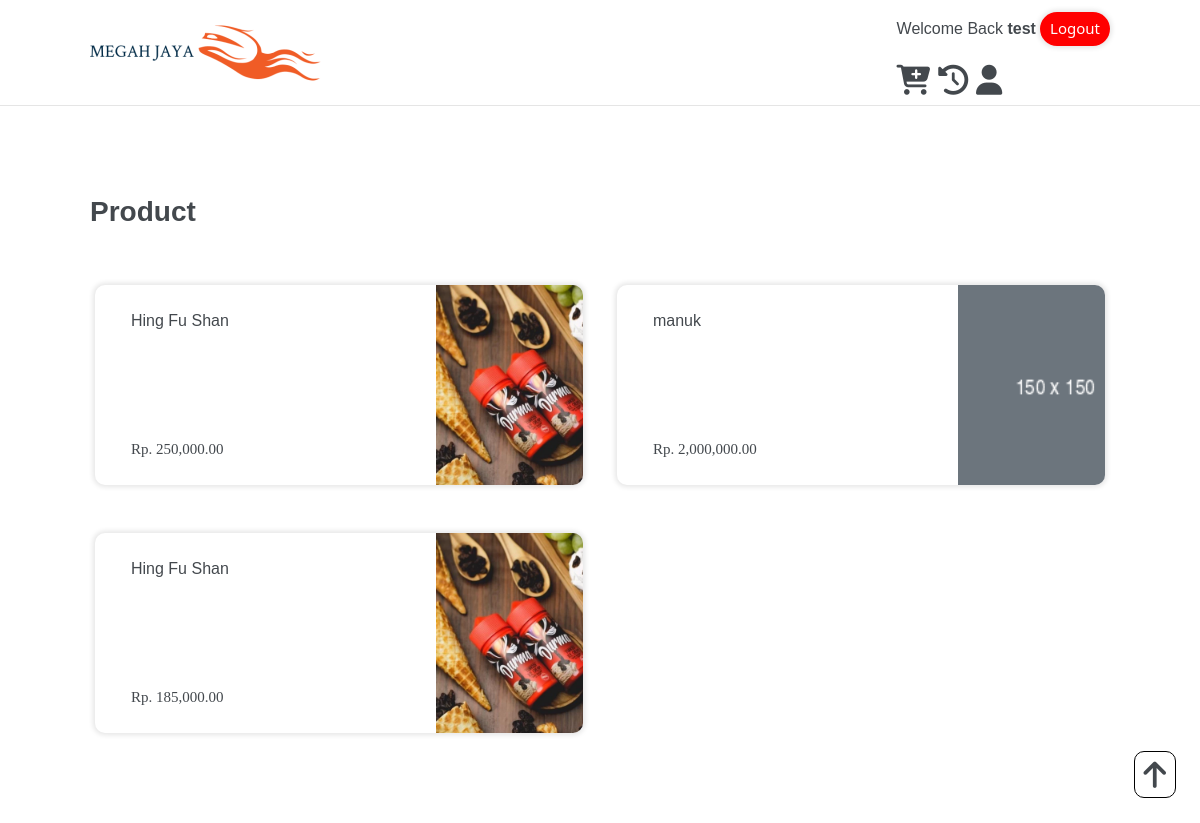
The app's page /home.php (signed in) with its own data.
### tables this page shows
CREATE TABLE `user` (
  `username` varchar(16) DEFAULT NULL,
  `password` varchar(255) NOT NULL,
  `email` varchar(100) NOT NULL,
  `kecamatan` varchar(100) DEFAULT NULL,
  `Kode_Pos` int(11) DEFAULT NULL,
  `alamat` varchar(255) DEFAULT NULL,
  `telepon` int(15) DEFAULT NULL,
  `Status` int(1) NOT NULL DEFAULT '0',
  `ID` int(11) NOT NULL
);

CREATE TABLE `barang` (
  `ID` int(11) NOT NULL,
  `Nama` varchar(100) NOT NULL,
  `Deskripsi` varchar(255) DEFAULT NULL,
  `Kategori` varchar(50) NOT NULL,
  `Harga` int(11) DEFAULT '0',
  `Stok` int(11) DEFAULT '0',
  `thumbnail` varchar(100) DEFAULT NULL,
  `gambar_1` varchar(100) DEFAULT NULL,
  `gambar_2` varchar(100) DEFAULT NULL,
  `gambar_3` varchar(100) DEFAULT NULL
);

### Function.php (called while the page is built, shortened)
<?php
    $conn = mysqli_connect("localhost","root","","projek_fai");
    function querryRead($querry){
        global $conn;
        $result = mysqli_query($conn, $querry);
        $rows = [];
        while ($row = mysqli_fetch_assoc($result)){
            $rows[] = $row;
        }
        return $rows;
    }
?>

### home.php (the view, shortened to what this page needs)
<?php
    require 'Function.php';
    $idSession = $_SESSION["ID"];
    $resultUser = querryRead("SELECT * FROM user WHERE ID = $idSession");
    $resultUser = $resultUser[0];
    $resultBarang = querryRead("SELECT * FROM barang");
?>
    <?php include 'header.php'; ?>
    <section class="section-1 home">
        <div class="prelative">
            <h3 class="content-title">
                Product
            </h3>
            <div class="row">
                <?php
                    for($i = 0; $i < count($resultBarang);$i++):
                        $idbarang = $resultBarang[$i]["ID"];
                ?>
                <div class="col-md-6 mt-5">
                    <a href="product-detail.php?barang=<?= $idbarang ?>">
                        <div class="box-container mr-0">
                            <div class="row">
                                <div class="col-md-8 px-5 py-4">
                                    <p class="product-title-catalog">
                                        <?= $resultBarang[$i]["Nama"] ?>
                                    </p>
                                    <p class="product-price-catalog">
                                        Rp. <?= number_format($resultBarang[$i]["Harga"],2) ?>
                                    </p>
                                </div>
                                <div class="col-md-4">
                                    <img src="dist/img/img-src-barang/<?= $resultBarang[$i]["thumbnail"] ?>" alt=""
                                        class="product-image-catalog">
                                </div>
                            </div>
                        </div>
                    </a>
                </div>
                <?php endfor; ?>
            </div>
        </div>
    </section>
    <?php include 'footer.php'; ?>

### header.php (shortened to what this page needs)
<!doctype html>
<html lang="en">
<head>
    <link href="https://cdn.jsdelivr.net/npm/bootstrap@5.0.2/dist/css/bootstrap.min.css" rel="stylesheet"
>
    <link rel="stylesheet" href="dist/css/style.css">
</head>
<body>
    <section class="header">
        <div class="prelative py-3 mt-0">
            <a href="home.php">
                <img src="dist/img/img-src/web-logo.png" alt="" id="kembali-keatas">
            </a>
            <div class="float-right">
                <div class="col-md-12">
                    <p class="username">
                        Welcome Back <b><?= $resultUser["username"] ?></b>
                    </p>
                    <a href="ClearSession.php" class="logout-button">
                        Logout
                    </a>
                </div>
                <div class="col-md-12">
                    <a href="keranjang-belanja.php" class="navigation-button">
                        <i class="fas fa-cart-plus"></i>
                    </a>
                    <a href="#" class="navigation-button">
                        <i class="fas fa-history"></i>
                    </a>
                    <a href="user-profile.php" class="navigation-button">
                        <i class="fas fa-user"></i>
                    </a>
                </div>
            </div>
            <a class="back-to-top" href="#kembali-keatas">
                <i class="fas fa-arrow-up"></i>
            </a>
        </div>
    </section>

### records on screen
user: username "test"
barang: Nama "Hing Fu Shan", Harga "250,000.00", thumbnail (picture)
barang: Nama "manuk", Harga "2,000,000.00", thumbnail (picture)
barang: Nama "Hing Fu Shan", Harga "185,000.00", thumbnail (picture)
